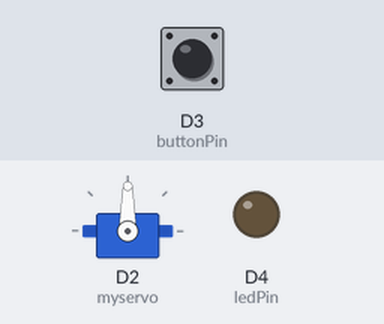
The sketch below on a simulated ESP8266 (NodeMCU). Shown: servo, output pins drawn as LEDs (lit = HIGH). The test bench sets the inputs (shaded band); at power-on: D3 (buttonPin) LOW.

Above: at 1.2 s.
1.3 s: D3 (buttonPin) pulled HIGH for 0.15 s
At 2.8 s:
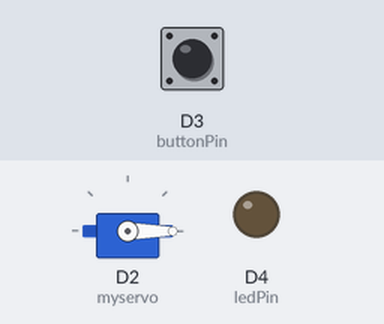
3.1 s: D3 (buttonPin) pulled HIGH for 1 s
At 3.25 s:
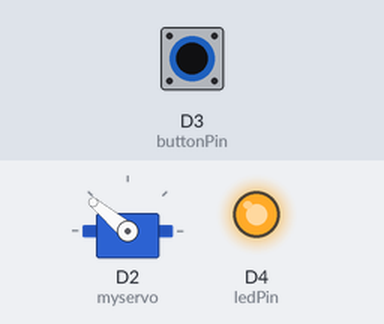
5.6 s: D3 (buttonPin) pulled HIGH for 3.2 s
At 6.05 s:
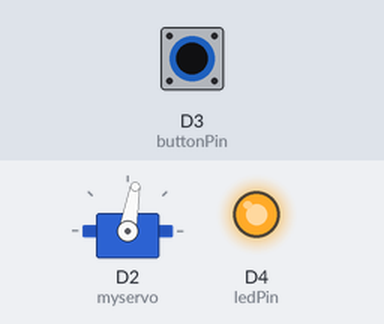
10.3 s: D3 (buttonPin) driven HIGH
At 11.05 s:
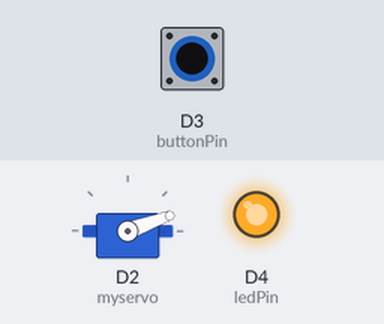
13.3 s: D3 (buttonPin) driven LOW
At 14.1 s:
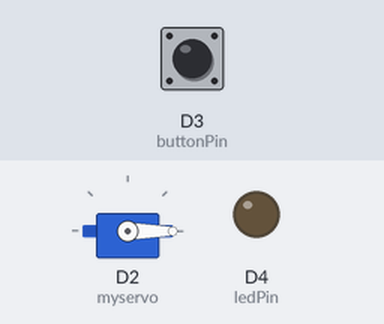
Timing chart, 0 to 16.0 s (numbered marks = the images above; inputs shaded):
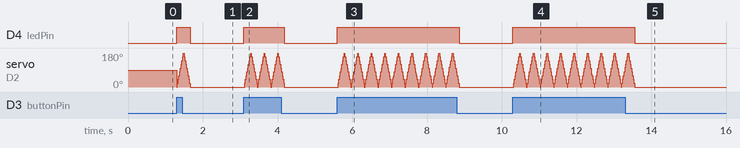

Measured:
- after the input at 1.3 s, D4 (ledPin): LOW → HIGH at once, → LOW 0.36 s later
- after the input at 13.3 s, D4 (ledPin): HIGH → LOW after 0.26 s; servo on D2 (myservo): goes on until 13.6 s, then stays 0°

The sketch:

buttonservo.ino
```cpp
#include <Servo.h>

Servo myservo;
const int buttonPin = D3;
const int ledPin =  D4;

int buttonState = 0;

void setup() {
  myservo.attach(D2);

  pinMode(ledPin, OUTPUT);

  pinMode(buttonPin, INPUT);
}

void loop() {

  buttonState = digitalRead(buttonPin);

  if (buttonState == HIGH) {

    digitalWrite(ledPin, HIGH);
      int pos;

  for (pos = 0; pos <= 180; pos += 1) {
    myservo.write(pos);
    delay(1);
  }
  for (pos = 180; pos >= 0; pos -= 1) {
    myservo.write(pos);
    delay(1);
  }

  } else {
    digitalWrite(ledPin, LOW);
  }
}
```
